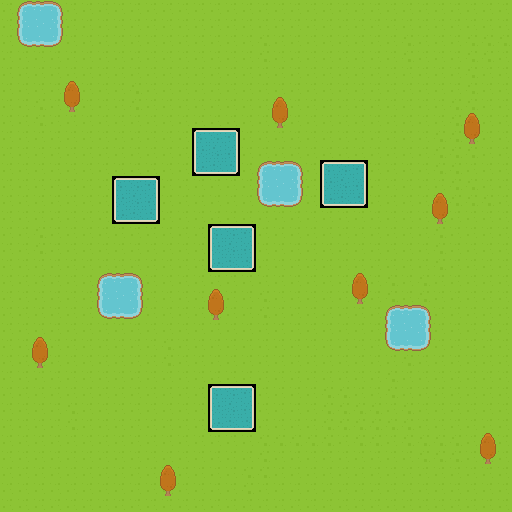

A 2D game scene composited from a Tiled map and its tileset images. What follows is a short description and the map's XML, with every tile layer's data as written:
An orthogonal 32x32 tile map with 16x16 px tiles, 2 tile layers (Tile Layer 1, Tile Layer 2).

<map version="1.0" orientation="orthogonal" renderorder="right-down" width="32" height="32" tilewidth="16" tileheight="16" nextobjectid="1">
 <tileset firstgid="1" name="roguelikeSheet_transparent" tilewidth="16" tileheight="16" spacing="1" tilecount="1767" columns="57">
  <image source="../tilesets/roguelikeSheet_transparent.png" width="968" height="526" />
 </tileset>
 <layer name="Tile Layer 1" width="32" height="32">
  <data encoding="csv">
63,3,4,5,63,63,63,63,63,63,63,63,63,63,63,63,63,63,63,63,63,63,63,63,63,63,63,63,63,63,63,63,
63,60,61,62,63,63,63,63,63,63,63,63,63,63,63,63,63,63,63,63,63,63,63,63,63,63,63,63,63,63,63,63,
63,117,118,119,63,63,63,63,63,63,63,63,63,63,63,63,6,63,63,63,63,63,63,63,63,6,63,63,63,6,6,6,
63,63,63,63,63,63,63,63,63,63,63,63,63,63,63,63,6,63,63,63,63,63,63,63,63,6,63,63,63,6,6,63,
63,63,63,63,63,63,63,63,63,63,63,63,63,63,63,63,63,63,63,63,63,63,63,63,63,63,63,63,63,6,63,63,
63,63,63,63,63,63,63,63,6,63,63,63,63,63,63,63,63,63,63,63,63,63,63,63,63,63,63,63,63,6,63,63,
63,63,6,63,63,63,63,63,6,63,63,63,63,63,63,63,63,63,63,63,63,63,63,63,63,63,63,63,6,6,63,63,
63,63,6,63,63,63,63,63,63,63,63,63,63,63,63,63,63,63,63,63,63,63,63,63,63,63,63,63,6,6,63,63,
63,63,63,63,63,63,63,63,63,63,63,63,410,411,412,63,63,63,63,63,63,63,63,63,63,63,63,6,6,6,63,63,
63,63,63,63,63,63,63,63,63,63,63,63,467,468,469,63,63,63,63,63,63,63,63,63,63,63,63,6,6,6,63,63,
63,63,63,63,63,63,63,63,63,63,63,63,524,525,526,63,3,4,5,63,410,411,412,63,63,63,63,6,6,63,63,63,
63,63,63,63,63,63,63,410,411,412,63,63,63,63,63,63,60,61,62,63,467,468,469,63,63,63,63,63,6,6,63,63,
63,63,63,63,63,63,63,467,468,469,63,63,63,63,63,63,117,118,119,63,524,525,526,63,63,63,63,63,6,6,6,63,
63,63,63,63,63,63,63,524,525,526,63,63,63,63,63,63,63,63,63,63,63,63,63,63,63,63,63,6,63,63,63,63,
63,63,6,63,63,63,63,63,63,63,63,63,63,410,411,412,63,63,63,63,63,63,63,63,63,63,63,6,63,63,63,63,
63,63,6,63,63,63,63,63,63,63,63,63,63,467,468,469,63,63,63,63,63,63,63,63,63,63,63,6,63,63,63,63,
63,63,63,63,63,63,63,63,63,63,63,63,63,524,525,526,63,63,63,63,63,63,63,63,63,63,63,6,63,63,63,63,
63,63,63,63,63,63,3,4,5,63,63,63,63,63,63,63,63,63,63,63,63,63,63,63,6,63,6,63,63,63,63,63,
63,63,63,63,63,63,60,61,62,63,63,63,63,63,63,63,6,63,63,63,63,63,63,63,6,63,6,63,63,63,63,63,
63,63,63,63,63,63,117,118,119,63,63,63,63,63,63,63,6,63,63,63,63,63,63,63,3,4,5,63,63,63,63,63,
63,63,63,63,63,63,63,63,63,63,63,63,63,63,63,63,63,63,63,63,63,63,63,63,60,61,62,63,63,63,63,63,
63,63,63,63,63,63,63,63,63,63,6,63,63,63,63,63,63,63,63,63,63,63,63,63,117,118,119,63,63,63,63,63,
63,63,63,63,63,63,63,63,63,63,6,63,63,63,63,63,63,63,63,63,63,63,63,63,63,6,63,63,63,63,63,63,
63,63,63,63,63,63,63,63,63,63,63,63,63,63,63,63,63,63,63,63,63,63,63,63,6,63,63,63,63,63,63,63,
63,63,63,63,63,63,63,63,63,63,63,63,63,410,411,412,63,63,63,63,6,6,63,63,6,63,63,63,63,63,63,63,
63,63,63,63,6,63,63,63,63,63,63,63,63,467,468,469,63,63,63,63,6,6,6,6,63,6,63,63,63,63,63,63,
63,63,63,63,6,63,63,63,63,63,63,63,63,524,525,526,63,63,63,63,6,6,6,6,6,6,63,63,63,63,63,63,
63,63,63,63,63,63,63,63,63,63,63,63,63,63,63,63,6,6,6,6,6,63,6,6,63,6,6,6,6,63,63,63,
63,63,63,63,63,63,63,63,63,63,63,63,63,63,63,63,6,63,63,63,63,63,63,63,63,63,6,6,6,63,63,63,
63,63,63,63,63,63,63,63,63,63,63,63,63,63,63,6,6,63,63,63,63,63,63,63,63,63,63,63,63,63,63,63,
63,63,63,63,63,63,63,63,63,63,63,63,63,63,63,6,63,63,63,63,63,63,63,63,63,63,63,63,63,63,63,63,
63,63,63,63,63,63,63,63,63,63,63,63,63,63,63,63,63,63,63,63,63,63,63,63,63,63,63,63,63,63,63,63
</data>
 </layer>
 <layer name="Tile Layer 2" width="32" height="32">
  <data encoding="csv">
0,0,0,0,0,0,0,0,0,0,0,0,0,0,0,0,0,0,0,0,0,0,0,0,0,0,0,0,0,0,0,0,
0,0,0,0,0,0,0,0,0,0,0,0,0,0,0,0,0,0,0,0,0,0,0,0,0,0,0,0,0,0,0,0,
0,0,0,0,0,0,0,0,0,0,0,0,0,0,0,0,0,0,0,0,0,0,0,0,0,0,0,0,0,0,0,0,
0,0,0,0,0,0,0,0,0,0,0,0,0,0,0,0,0,0,0,0,0,0,0,0,0,0,0,0,0,0,0,0,
0,0,0,0,0,0,0,0,0,0,0,0,0,0,0,0,0,0,0,0,0,0,0,0,0,0,0,0,0,0,0,0,
0,0,0,0,585,0,0,0,0,0,0,0,0,0,0,0,0,0,0,0,0,0,0,0,0,0,0,0,0,0,0,0,
0,0,0,0,642,0,0,0,0,0,0,0,0,0,0,0,0,585,0,0,0,0,0,0,0,0,0,0,0,0,0,0,
0,0,0,0,0,0,0,0,0,0,0,0,0,0,0,0,0,642,0,0,0,0,0,0,0,0,0,0,0,585,0,0,
0,0,0,0,0,0,0,0,0,0,0,0,0,0,0,0,0,0,0,0,0,0,0,0,0,0,0,0,0,642,0,0,
0,0,0,0,0,0,0,0,0,0,0,0,0,0,0,0,0,0,0,0,0,0,0,0,0,0,0,0,0,0,0,0,
0,0,0,0,0,0,0,0,0,0,0,0,0,0,0,0,0,0,0,0,0,0,0,0,0,0,0,0,0,0,0,0,
0,0,0,0,0,0,0,0,0,0,0,0,0,0,0,0,0,0,0,0,0,0,0,0,0,0,0,0,0,0,0,0,
0,0,0,0,0,0,0,0,0,0,0,0,0,0,0,0,0,0,0,0,0,0,0,0,0,0,0,585,0,0,0,0,
0,0,0,0,0,0,0,0,0,0,0,0,0,0,0,0,0,0,0,0,0,0,0,0,0,0,0,642,0,0,0,0,
0,0,0,0,0,0,0,0,0,0,0,0,0,0,0,0,0,0,0,0,0,0,0,0,0,0,0,0,0,0,0,0,
0,0,0,0,0,0,0,0,0,0,0,0,0,0,0,0,0,0,0,0,0,0,0,0,0,0,0,0,0,0,0,0,
0,0,0,0,0,0,0,0,0,0,0,0,0,0,0,0,0,0,0,0,0,0,0,0,0,0,0,0,0,0,0,0,
0,0,0,0,0,0,0,0,0,0,0,0,0,0,0,0,0,0,0,0,0,0,585,0,0,0,0,0,0,0,0,0,
0,0,0,0,0,0,0,0,0,0,0,0,0,585,0,0,0,0,0,0,0,0,642,0,0,0,0,0,0,0,0,0,
0,0,0,0,0,0,0,0,0,0,0,0,0,642,0,0,0,0,0,0,0,0,0,0,0,0,0,0,0,0,0,0,
0,0,0,0,0,0,0,0,0,0,0,0,0,0,0,0,0,0,0,0,0,0,0,0,0,0,0,0,0,0,0,0,
0,0,585,0,0,0,0,0,0,0,0,0,0,0,0,0,0,0,0,0,0,0,0,0,0,0,0,0,0,0,0,0,
0,0,642,0,0,0,0,0,0,0,0,0,0,0,0,0,0,0,0,0,0,0,0,0,0,0,0,0,0,0,0,0,
0,0,0,0,0,0,0,0,0,0,0,0,0,0,0,0,0,0,0,0,0,0,0,0,0,0,0,0,0,0,0,0,
0,0,0,0,0,0,0,0,0,0,0,0,0,0,0,0,0,0,0,0,0,0,0,0,0,0,0,0,0,0,0,0,
0,0,0,0,0,0,0,0,0,0,0,0,0,0,0,0,0,0,0,0,0,0,0,0,0,0,0,0,0,0,0,0,
0,0,0,0,0,0,0,0,0,0,0,0,0,0,0,0,0,0,0,0,0,0,0,0,0,0,0,0,0,0,0,0,
0,0,0,0,0,0,0,0,0,0,0,0,0,0,0,0,0,0,0,0,0,0,0,0,0,0,0,0,0,0,585,0,
0,0,0,0,0,0,0,0,0,0,0,0,0,0,0,0,0,0,0,0,0,0,0,0,0,0,0,0,0,0,642,0,
0,0,0,0,0,0,0,0,0,0,585,0,0,0,0,0,0,0,0,0,0,0,0,0,0,0,0,0,0,0,0,0,
0,0,0,0,0,0,0,0,0,0,642,0,0,0,0,0,0,0,0,0,0,0,0,0,0,0,0,0,0,0,0,0,
0,0,0,0,0,0,0,0,0,0,0,0,0,0,0,0,0,0,0,0,0,0,0,0,0,0,0,0,0,0,0,0
</data>
 </layer>
</map>
